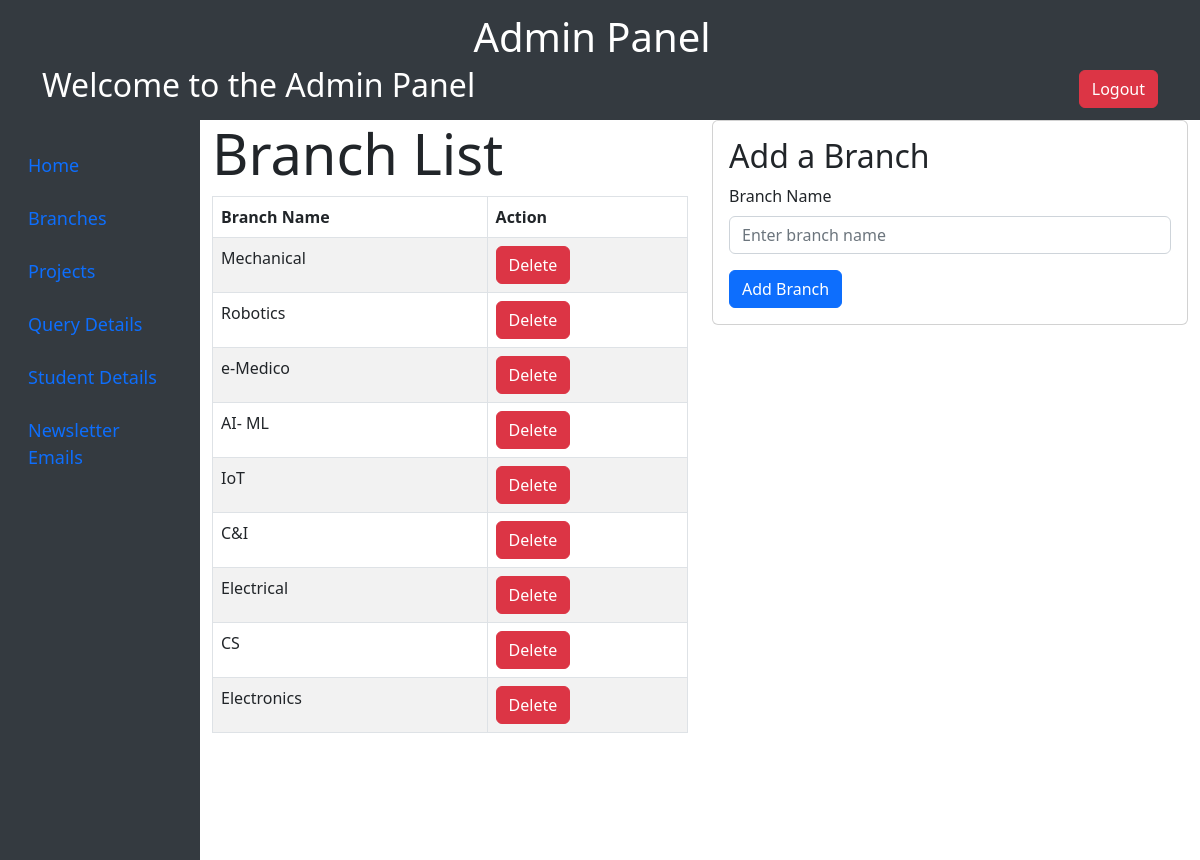
/dashboard/branch, run on the app's committed database.
### form/models.py (models this page shows, shortened)
class Branches(models.Model):
    name=models.CharField(max_length=25)

### innovation/views.py (the view)
# urls.py: path('dashboard/branch',views.abranches, name='branch_dash'),
def abranches(request):
    item=Branches.objects.all().order_by('-id')
    if request.method == 'POST':
        name=request.POST.get('name')
        if name:
            a=Branches.objects.create(name=name)
            a.save()
        return render(request, 'a_branch.html',{'data': item})
    return render(request, 'a_branch.html',{'data': item})

### templates/a_branch.html (shortened to what this page needs)
{% extends "adminbase.html" %}
{% block adminpage %}
<div class="row">
    <div class="col">
        <h1 class="display-4">Branch List</h1>
        <div class="table-responsive">
            <table class="table table-striped table-bordered table-3d">
                <thead>
                    <tr>
                        <th>Branch Name</th>
                        <th>Action</th>
                    </tr>
                </thead>
                <tbody>
                    {% for i in data %}
                    <tr>
                        <td>{{ i.name }}</td>
                        <td>
                            <a href="/dashboard/bdel/{{ i.id }}" class="btn btn-danger btn-3d">Delete</a>
                        </td>
                    </tr>
                    {% endfor %}
                </tbody>
            </table>
        </div>
    </div>
    <div class="col">
        <div class="card card-3d">
            <div class="card-body">
                <h2 class="card-title">Add a Branch</h2>
                <form method="POST">
                    <div class="mb-3">
                        <label for="branchName" class="form-label">Branch Name</label>
                        <input type="text" class="form-control input-3d" id="branchName" name="name" placeholder="Enter branch name">
                    </div>
                    <button type="submit" class="btn btn-primary btn-block btn-3d">Add Branch</button>
                </form>
            </div>
        </div>
    </div>
</div>
{% endblock adminpage %}

### templates/a_branch.html (style rules this page uses)
.table-3d { animation: fadeInUp 1s; }
.btn-3d { transition: transform 0.2s; }
.card-3d { animation: fadeInRight 1s; }
.input-3d { transition: transform 0.2s; }

### data on the page
Branches: name "Mechanical"
Branches: name "Robotics"
Branches: name "e-Medico"
Branches: name "AI- ML"
Branches: name "IoT"
Branches: name "C&I"
Branches: name "Electrical"
Branches: name "CS"
Branches: name "Electronics"
